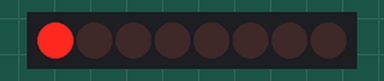
Recording of a sketch running on a simulated Arduino Uno, built with avr-gcc and run on an emulated ATmega328P. Shown: 8 shift-register outputs drawn as a row of LEDs (first output left, lit = HIGH). Wiring (inferred from the names in the program): shift register (74HC595): data pin 2; shift clock pin 4; latch pin 3. Wiring (inferred from the signals the program sends): row of LEDs: on Q0, Q1, Q2, Q3, Q4, Q5, Q6, Q7.

Above: at 0.5 s.
At 1.5 s:
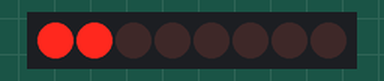
At 5.5 s:
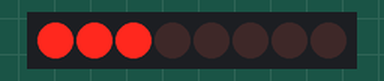
Timing chart, 0 to 6.9 s (numbered marks = the images above):
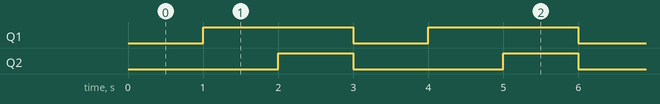

The sketch:

registre_verrou_apres.ino
```cpp
const byte PIN_DONNEE = 2;
const byte PIN_VERROU = 3;
const byte PIN_HORLOGE = 4;

void setup() {
  pinMode(PIN_DONNEE, OUTPUT);
  pinMode(PIN_VERROU, OUTPUT);
  pinMode(PIN_HORLOGE, OUTPUT);
}

void loop() {
  envoyer(0b00000001);
  delay(1000);
  envoyer(0b00000011);
  delay(1000);
  envoyer(0b00000111);
  delay(1000);
}

void envoyer(byte valeur) {
  digitalWrite(PIN_VERROU, LOW);
  shiftOut(PIN_DONNEE, PIN_HORLOGE, MSBFIRST, valeur);
  digitalWrite(PIN_VERROU, HIGH);
}
```

Measured:
- by itself, Q1: alternates HIGH for 2.0 s and LOW for 1.0 s
- by itself, Q2: alternates HIGH for 1.0 s and LOW for 2.0 s
- by itself, everything shown: repeats every 3.0 s, in 3 steps
